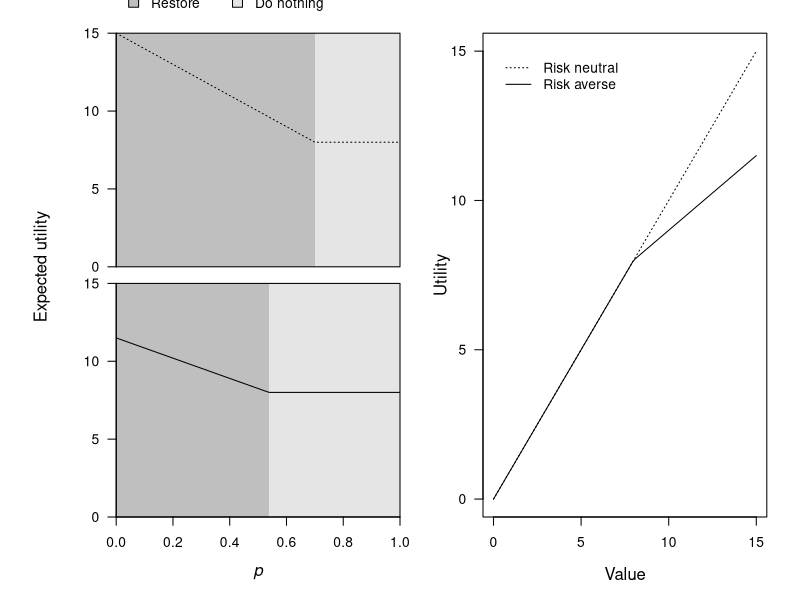
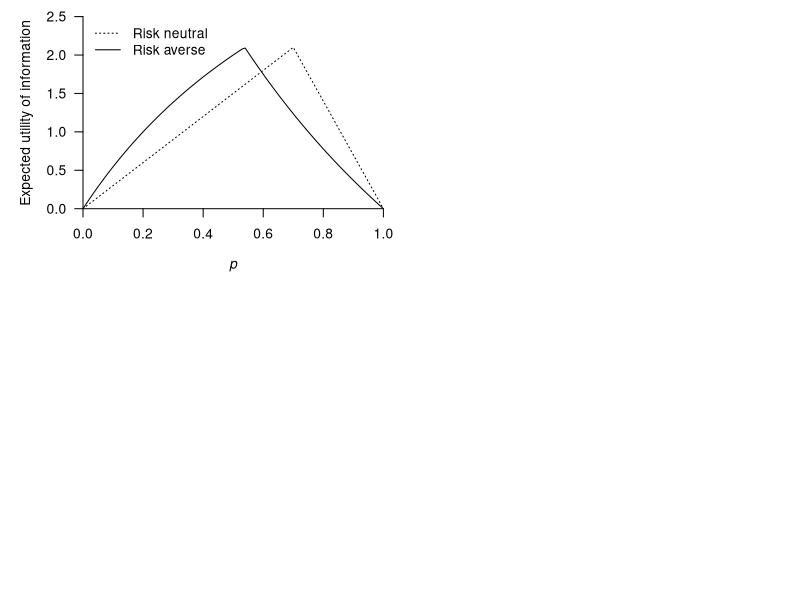

R code for these plots, in order:
## ---- chunk 1
knitr::opts_chunk$set(
  cache = TRUE, echo = FALSE, message = FALSE, warning = FALSE, results = "hide"
)
## ---- chunk 2
n  = 10
n1 = 8 
b = matrix(c(n1, 5, n1, 15), 2)
## ---- chunk 3
f = function(p) {
  b[1, 1] * p + b[1, 2] * (1 - p) - b[2, 1] * p + b[2, 2] * (p - 1)
}
p_crit = uniroot(f, 0:1)$root
## ---- chunk 4
u = function(x) ifelse(x < n1, x, n1 + (x - n1) / 2)

ev = function (p) {
  leave   = b[1, 1] * p +  b[1, 2] * (1 - p)
  restore = b[2, 1] * p +  b[2, 2] * (1 - p)
  pmax(leave, restore)
}

ev_ra = function (p) {
  b = u(b)
  leave   = b[1, 1] * p +  b[1, 2] * (1 - p)
  restore = b[2, 1] * p +  b[2, 2] * (1 - p)
  pmax(leave, restore)
}

p_crit2 = (u(n1) - u(b[2, 2])) / (u(b[2, 1]) - u(b[2, 2]))

local({
  par(mar = c(0, 1, 0, 1), oma = c(5, 3, 1, 1))
  layout(matrix(c(1, 2, 3, 3), 2))

  par(mar = c(0, 4, 1, 1))
  plot.new()
  plot.window(xlim = 0:1, ylim = c(0, 15), yaxs = "i", xaxs = "i")
  polygon(c(0, 0,  p_crit,  p_crit), c(0, 15, 15, 0), col = "grey75", border = NA)
  polygon(c( p_crit,  p_crit, 1, 1), c(0, 15, 15, 0), col = "grey90", border = NA)
  curve(ev, 0, 1, add = TRUE, lty = 3)
  axis(2, seq(0, 15, 5), las = 1)
  legend(0, 18, legend = c("Restore", "Do nothing"),
         fill = c("grey75", "grey90"), bty = "n", xpd = NA, horiz = TRUE)
  box()

  plot.new()
  plot.window(xlim = 0:1, ylim = c(0, 15), yaxs = "i", xaxs = "i")
  polygon(c(0, 0, p_crit2, p_crit2), c(0, 15, 15, 0), col = "grey75", border = NA)
  polygon(c(p_crit2, p_crit2, 1, 1), c(0, 15, 15, 0), col = "grey90", border = NA)
  curve(ev_ra, 0, 1, add = TRUE)
  axis(2, seq(0, 15, 5), las = 1)
  mtext("Expected utility", 2, 0, outer = TRUE, xpd = NA)
  axis(1)
  mtext(expression(italic(p)), 1, 3)
  box()

  curve(I, 0, 15, las = 1, lty = 3, xlab = "", ylab = "")
  curve(u, add = TRUE)
  legend(0, 15, c("Risk neutral", "Risk averse"), lty = c(3, 1), bty = "n")
  mtext("Value", 1, 3)
  mtext("Utility", 2, 2)
})
## ---- chunk 5
evpi = function (p) {
  b  = matrix(c(8, 5, 8, 15), 2)
  leave   = b[1, 1] * p +  b[1, 2] * (1 - p)
  restore = b[2, 1] * p +  b[2, 2] * (1 - p)
  evwoi   = pmax(leave, restore)

  evwpi   = b[1, 1] * p + b[2, 2] * (1 - p)
  evwpi - evwoi
}

eupi = function(p) {
 sapply(p,
   function(p) {
     if (p <= (u(8) - u(15)) / (u(5) - u(15))) {
       f = function(x) {
           (p * u(8 - x) + (1 - p) * u(15 - x)) -
           (p * u(5) + (1 - p) * u(15))
       }
     } else {
       f = function(x) {
           (p * u(8 - x) + (1 - p) * u(15 - x)) -
           u(8)
       }
     }
     uniroot(f, c(0, 8))$root
   }
 )
}

par(mar = c(5, 5, 1, 1), oma = c(1, 0, 0, 0))
curve(evpi, 0, 1, las = 1, yaxs = "i", xaxs = "i", bty = "n", ylim = c(0, 2.5),
      xlab = expression(italic(p)), ylab = "Expected utility of information", lty = 3)
curve(eupi, 0, 1, add = TRUE)
legend(0, 2.5, c("Risk neutral", "Risk averse"), lty = c(3, 1), bty = "n")
